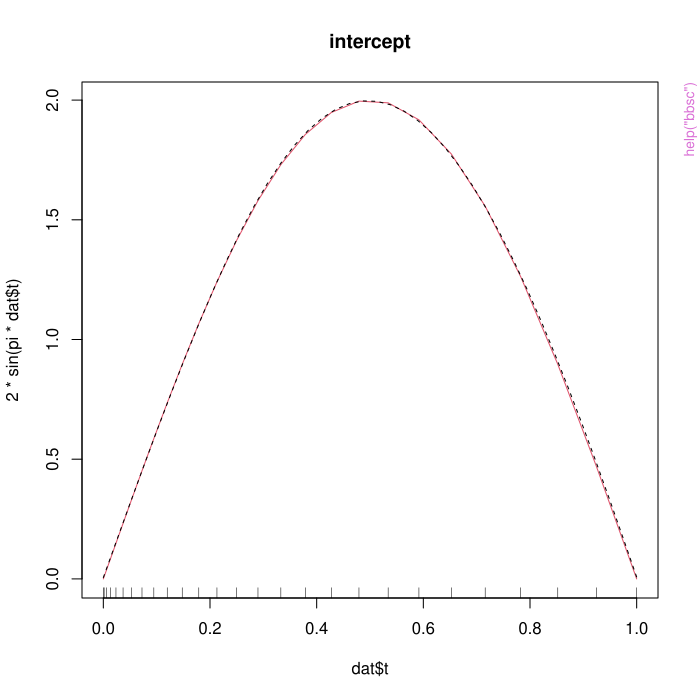

The R source for this figure:
pkgname <- "FDboost"
source(file.path(R.home("share"), "R", "examples-header.R"))
options(warn = 1)
library('FDboost')

base::assign(".oldSearch", base::search(), pos = 'CheckExEnv')
base::assign(".old_wd", base::getwd(), pos = 'CheckExEnv')
cleanEx()
nameEx("FDboost")
### * FDboost

flush(stderr()); flush(stdout())

### Name: FDboost
### Title: Model-based Gradient Boosting for Functional Response
### Aliases: FDboost
### Keywords: models nonlinear regression smooth

### ** Examples

######## Example for function-on-scalar-regression 
data("viscosity", package = "FDboost") 
## set time-interval that should be modeled
interval <- "101"

## model time until "interval" and take log() of viscosity
end <- which(viscosity$timeAll == as.numeric(interval))
viscosity$vis <- log(viscosity$visAll[,1:end])
viscosity$time <- viscosity$timeAll[1:end]
# with(viscosity, funplot(time, vis, pch = 16, cex = 0.2))

## fit median regression model with 100 boosting iterations,
## step-length 0.4 and smooth time-specific offset
## the factors are coded such that the effects are zero for each timepoint t
## no integration weights are used!
mod1 <- FDboost(vis ~ 1 + bolsc(T_C, df = 2) + bolsc(T_A, df = 2),
               timeformula = ~ bbs(time, df = 4),
               numInt = "equal", family = QuantReg(),
               offset = NULL, offset_control = o_control(k_min = 9),
               data = viscosity, control=boost_control(mstop = 100, nu = 0.4))


######## Example for scalar-on-function-regression 
data("fuelSubset", package = "FDboost")

## center the functional covariates per observed wavelength
fuelSubset$UVVIS <- scale(fuelSubset$UVVIS, scale = FALSE)
fuelSubset$NIR <- scale(fuelSubset$NIR, scale = FALSE)

## to make mboost:::df2lambda() happy (all design matrix entries < 10)
## reduce range of argvals to [0,1] to get smaller integration weights
fuelSubset$uvvis.lambda <- with(fuelSubset, (uvvis.lambda - min(uvvis.lambda)) / 
                                          (max(uvvis.lambda) - min(uvvis.lambda) ))
fuelSubset$nir.lambda <- with(fuelSubset, (nir.lambda - min(nir.lambda)) / 
                                          (max(nir.lambda) - min(nir.lambda) )) 

## model fit with scalar response 
## include no intercept as all base-learners are centered around 0
mod2 <- FDboost(heatan ~ bsignal(UVVIS, uvvis.lambda, knots = 40, df = 4, check.ident = FALSE) 
               + bsignal(NIR, nir.lambda, knots = 40, df = 4, check.ident = FALSE), 
               timeformula = NULL, data = fuelSubset, control = boost_control(mstop = 200)) 
               
## additionally include a non-linear effect of the scalar variable h2o 
mod2s <- FDboost(heatan ~ bsignal(UVVIS, uvvis.lambda, knots = 40, df = 4, check.ident = FALSE) 
               + bsignal(NIR, nir.lambda, knots = 40, df = 4, check.ident = FALSE) 
               + bbs(h2o, df = 4), 
               timeformula = NULL, data = fuelSubset, control = boost_control(mstop = 200)) 
               
## alternative model fit as FLAM model with scalar response; as timeformula = ~ bols(1)  
## adds a penalty over the index of the response, i.e., here a ridge penalty
## thus, mod2f and mod2 have different penalties 
mod2f <- FDboost(heatan ~ bsignal(UVVIS, uvvis.lambda, knots = 40, df = 4, check.ident = FALSE) 
               + bsignal(NIR, nir.lambda, knots = 40, df = 4, check.ident = FALSE), 
               timeformula = ~ bols(1), data = fuelSubset, control = boost_control(mstop = 200))
               

## Example for function-on-function-regression 
if(require(fda)){

  data("CanadianWeather", package = "fda")
  CanadianWeather$l10precip <- t(log(CanadianWeather$monthlyPrecip))
  CanadianWeather$temp <- t(CanadianWeather$monthlyTemp)
  CanadianWeather$region <- factor(CanadianWeather$region)
  CanadianWeather$month.s <- CanadianWeather$month.t <- 1:12
  
  ## center the temperature curves per time-point
  CanadianWeather$temp <- scale(CanadianWeather$temp, scale = FALSE)
  rownames(CanadianWeather$temp) <- NULL ## delete row-names
  
  ## fit model with cyclic splines over the year
  mod3 <- FDboost(l10precip ~ bols(region, df = 2.5, contrasts.arg = "contr.dummy") 
                   + bsignal(temp, month.s, knots = 11, cyclic = TRUE, 
                             df = 2.5, boundary.knots = c(0.5,12.5), check.ident = FALSE), 
                  timeformula = ~ bbs(month.t, knots = 11, cyclic = TRUE, 
                                      df = 3, boundary.knots = c(0.5, 12.5)), 
                  offset = "scalar", offset_control = o_control(k_min = 5), 
                  control = boost_control(mstop = 60), 
                  data = CanadianWeather) 
 
}

######## Example for functional response observed on irregular grid
######## Delete part of observations in viscosity data-set
data("viscosity", package = "FDboost")
## set time-interval that should be modeled
interval <- "101"

## model time until "interval" and take log() of viscosity
end <- which(viscosity$timeAll == as.numeric(interval))
viscosity$vis <- log(viscosity$visAll[,1:end])
viscosity$time <- viscosity$timeAll[1:end]
# with(viscosity, funplot(time, vis, pch = 16, cex = 0.2))

## only keep one eighth of the observation points
set.seed(123)
selectObs <- sort(sample(x = 1:(64*46), size = 64*46/4, replace = FALSE))
dataIrregular <- with(viscosity, list(vis = c(vis)[selectObs], 
                                      T_A = T_A, T_C = T_C,  
                                      time = rep(time, each = 64)[selectObs], 
                                      id = rep(1:64, 46)[selectObs]))

## fit median regression model with 50 boosting iterations,
## step-length 0.4 and smooth time-specific offset
## the factors are in effect coding -1, 1 for the levels
## no integration weights are used!
mod4 <- FDboost(vis ~ 1 + bols(T_C, contrasts.arg = "contr.sum", intercept = FALSE)
                + bols(T_A, contrasts.arg = "contr.sum", intercept=FALSE),
                timeformula = ~ bbs(time, lambda = 100), id = ~id, 
                numInt = "Riemann", family = QuantReg(),
                offset = NULL, offset_control = o_control(k_min = 9),
                data = dataIrregular, control = boost_control(mstop = 50, nu = 0.4))
## summary(mod4)
## plot(mod4)
## plotPredicted(mod4, lwdPred = 2)


## Be careful if you want to predict newdata with irregular response,  
## as the argument index is not considered in the prediction of newdata. 
## Thus, all covariates have to be repeated according to the number of observations 
## in each response trajectroy. 
## Predict four response curves with full time-observations 
## for the four combinations of T_A and T_C. 
newd <- list(T_A = factor(c(1,1,2,2), levels = 1:2, 
                        labels = c("low", "high"))[rep(1:4, length(viscosity$time))], 
             T_C = factor(c(1,2,1,2), levels = 1:2, 
                        labels = c("low", "high"))[rep(1:4, length(viscosity$time))], 
             time = rep(viscosity$time, 4))
             
pred <- predict(mod4, newdata = newd)
## funplot(x = rep(viscosity$time, 4), y = pred, id = rep(1:4, length(viscosity$time)))
                  
                



cleanEx()
nameEx("FDboostLSS")
### * FDboostLSS

flush(stderr()); flush(stdout())

### Name: FDboostLSS
### Title: Model-based Gradient Boosting for Functional GAMLSS
### Aliases: FDboostLSS
### Keywords: models nonlinear regression smooth

### ** Examples

########### simulate Gaussian scalar-on-function data
n <- 500 ## number of observations
G <- 120 ## number of observations per functional covariate
set.seed(123) ## ensure reproducibility
z <- runif(n) ## scalar covariate
z <- z - mean(z)
s <- seq(0, 1, l=G) ## index of functional covariate
## generate functional covariate
if(require(splines)){
   x <- t(replicate(n, drop(bs(s, df = 5, int = TRUE) %*% runif(5, min = -1, max = 1))))
}else{
  x <- matrix(rnorm(n*G), ncol = G, nrow = n)
}
x <- scale(x, center = TRUE, scale = FALSE) ## center x per observation point

mu <- 2 + 0.5*z + (1/G*x) %*% sin(s*pi)*5 ## true functions for expectation
sigma <- exp(0.5*z - (1/G*x) %*% cos(s*pi)*2) ## for standard deviation

y <- rnorm(mean = mu, sd = sigma, n = n) ## draw respone y_i ~ N(mu_i, sigma_i)

## save data as list containing s as well 
dat_list <- list(y = y, z = z, x = I(x), s = s)

## model fit with noncyclic algorithm assuming Gaussian location scale model 
m_boost <- FDboostLSS(list(mu = y ~ bols(z, df = 2) + bsignal(x, s, df = 2, knots = 16), 
                           sigma = y ~ bols(z, df = 2) + bsignal(x, s, df = 2, knots = 16)), 
                           timeformula = NULL, data = dat_list, method = "noncyclic")
summary(m_boost)




cleanEx()
nameEx("anisotropic_Kronecker")
### * anisotropic_Kronecker

flush(stderr()); flush(stdout())

### Name: anisotropic_Kronecker
### Title: Kronecker product or row tensor product of two base-learners
###   with anisotropic penalty
### Aliases: anisotropic_Kronecker %A% %A0% %Xa0%

### ** Examples

 
######## Example for anisotropic penalty  
data("viscosity", package = "FDboost") 
## set time-interval that should be modeled
interval <- "101"

## model time until "interval" and take log() of viscosity
end <- which(viscosity$timeAll == as.numeric(interval))
viscosity$vis <- log(viscosity$visAll[,1:end])
viscosity$time <- viscosity$timeAll[1:end]
# with(viscosity, funplot(time, vis, pch = 16, cex = 0.2))

## isotropic penalty, as timeformula is kroneckered to each effect using %O% 
## only for the smooth intercept %A0% is used, as 1-direction should not be penalized 
mod1 <- FDboost(vis ~ 1 + 
                bolsc(T_C, df = 1) + 
                bolsc(T_A, df = 1) + 
                bols(T_C, df = 1) %Xc% bols(T_A, df = 1),
                timeformula = ~ bbs(time, df = 3),
                numInt = "equal", family = QuantReg(),
                offset = NULL, offset_control = o_control(k_min = 9),
                data = viscosity, control=boost_control(mstop = 100, nu = 0.4))
## cf. the formula that is passed to mboost
mod1$formulaMboost

## anisotropic effects using %A0%, as lambda1 = 0 for all base-learners
## in this case using %A% gives the same model, but three lambdas are computed explicitly 
mod1a <- FDboost(vis ~ 1 + 
                bolsc(T_C, df = 1) %A0% bbs(time, df = 3) + 
                bolsc(T_A, df = 1) %A0% bbs(time, df = 3) + 
                bols(T_C, df = 1) %Xc% bols(T_A, df = 1) %A0% bbs(time, df = 3),
                timeformula = ~ bbs(time, df = 3),
                numInt = "equal", family = QuantReg(),
                offset = NULL, offset_control = o_control(k_min = 9),
                data = viscosity, control=boost_control(mstop = 100, nu = 0.4)) 
## cf. the formula that is passed to mboost
mod1a$formulaMboost

## alternative model specification by using a 0-matrix as penalty 
## only works for bolsc() as in bols() one cannot specify K 
## -> model without interaction term 
K0 <- matrix(0, ncol = 2, nrow = 2)
mod1k0 <- FDboost(vis ~ 1 + 
                 bolsc(T_C, df = 1, K = K0) +
                 bolsc(T_A, df = 1, K = K0), 
                 timeformula = ~ bbs(time, df = 3), 
                 numInt = "equal", family = QuantReg(), 
                 offset = NULL, offset_control = o_control(k_min = 9), 
                 data = viscosity, control=boost_control(mstop = 100, nu = 0.4))
## cf. the formula that is passed to mboost
mod1k0$formulaMboost
                
## optimize mstop for mod1, mod1a and mod1k0
## ...
                
## compare estimated coefficients




cleanEx()
nameEx("applyFolds")
### * applyFolds

flush(stderr()); flush(stdout())

### Name: applyFolds
### Title: Cross-Validation and Bootstrapping over Curves
### Aliases: applyFolds cvMa cvLong cvrisk.FDboost

### ** Examples

Ytest <- matrix(rnorm(15), ncol = 3) # 5 trajectories, each with 3 observations 
Ylong <- as.vector(Ytest)
## 4-folds for bootstrap for the response in long format without integration weights
cvMa(ydim = c(5,3), type = "bootstrap", B = 4)  
cvLong(id = rep(1:5, times = 3), type = "bootstrap", B = 4)

if(require(fda)){
 ## load the data
 data("CanadianWeather", package = "fda")
 
 ## use data on a daily basis 
 canada <- with(CanadianWeather, 
                list(temp = t(dailyAv[ , , "Temperature.C"]),
                     l10precip = t(dailyAv[ , , "log10precip"]),
                     l10precip_mean = log(colMeans(dailyAv[ , , "Precipitation.mm"]), base = 10),
                     lat = coordinates[ , "N.latitude"],
                     lon = coordinates[ , "W.longitude"],
                     region = factor(region),
                     place = factor(place),
                     day = 1:365,  ## corresponds to t: evaluation points of the fun. response 
                     day_s = 1:365))  ## corresponds to s: evaluation points of the fun. covariate
 
## center temperature curves per day 
canada$tempRaw <- canada$temp
canada$temp <- scale(canada$temp, scale = FALSE) 
rownames(canada$temp) <- NULL ## delete row-names 
  
## fit the model  
mod <- FDboost(l10precip ~ 1 + bolsc(region, df = 4) + 
                 bsignal(temp, s = day_s, cyclic = TRUE, boundary.knots = c(0.5, 365.5)), 
               timeformula = ~ bbs(day, cyclic = TRUE, boundary.knots = c(0.5, 365.5)), 
               data = canada)
mod <- mod[75]



}




cleanEx()
nameEx("bbsc")
### * bbsc

flush(stderr()); flush(stdout())

### Name: bbsc
### Title: Constrained Base-learners for Scalar Covariates
### Aliases: bbsc brandomc bolsc
### Keywords: models

### ** Examples

#### simulate data with functional response and scalar covariate (functional ANOVA)
n <- 60   ## number of cases
Gy <- 27  ## number of observation poionts per response curve 
dat <- list()
dat$t <- (1:Gy-1)^2/(Gy-1)^2
set.seed(123)
dat$z1 <- rep(c(-1, 1), length = n)
dat$z1_fac <- factor(dat$z1, levels = c(-1, 1), labels = c("1", "2"))
# dat$z1 <- runif(n)
# dat$z1 <- dat$z1 - mean(dat$z1)

# mean and standard deviation for the functional response 
mut <- matrix(2*sin(pi*dat$t), ncol = Gy, nrow = n, byrow = TRUE) + 
        outer(dat$z1, dat$t, function(z1, t) z1*cos(pi*t) ) # true linear predictor
sigma <- 0.1

# draw respone y_i(t) ~ N(mu_i(t), sigma)
dat$y <- apply(mut, 2, function(x) rnorm(mean = x, sd = sigma, n = n)) 

## fit function-on-scalar model with a linear effect of z1
m1 <- FDboost(y ~ 1 + bolsc(z1_fac, df = 1), timeformula = ~ bbs(t, df = 6), data = dat)

# look for optimal mSTOP using cvrisk() or validateFDboost()
m1[200] # use 200 boosting iterations 

# plot true and estimated coefficients 
plot(dat$t, 2*sin(pi*dat$t), col = 2, type = "l", main = "intercept")
plot(m1, which = 1, lty = 2, add = TRUE)

plot(dat$t, 1*cos(pi*dat$t), col = 2, type = "l", main = "effect of z1")
lines(dat$t, -1*cos(pi*dat$t), col = 2, type = "l")
plot(m1, which = 2, lty = 2, col = 1, add = TRUE)





cleanEx()
nameEx("bhistx")
### * bhistx

flush(stderr()); flush(stdout())

### Name: bhistx
### Title: Base-learners for Functional Covariates
### Aliases: bhistx
### Keywords: models

### ** Examples

if(require(refund)){
## simulate some data from a historical model
## the interaction effect is in this case not necessary
n <- 100
nygrid <- 35
data1 <- suppressWarnings(pffrSim(scenario = c("int", "ff"), limits = function(s,t){ s <= t }, 
                n = n, nygrid = nygrid))
data1$X1 <- scale(data1$X1, scale = FALSE) ## center functional covariate                  
dataList <- as.list(data1)
dataList$tvals <- attr(data1, "yindex")

## create the hmatrix-object
X1h <- with(dataList, hmatrix(time = rep(tvals, each = n), id = rep(1:n, nygrid), 
                             x = X1, argvals = attr(data1, "xindex"), 
                             timeLab = "tvals", idLab = "wideIndex", 
                             xLab = "myX", argvalsLab = "svals"))
dataList$X1h <- I(X1h)   
dataList$svals <- attr(data1, "xindex")
## add a factor variable 
dataList$zlong <- factor(gl(n = 2, k = n/2, length = n*nygrid), levels = 1:2)  
dataList$z <- factor(gl(n = 2, k = n/2, length = n), levels = 1:2)

## do the model fit with main effect of bhistx() and interaction of bhistx() and bolsc()
mod <- FDboost(Y ~ 1 + bhistx(x = X1h, df = 5, knots = 5) + 
               bhistx(x = X1h, df = 5, knots = 5) %X% bolsc(zlong), 
              timeformula = ~ bbs(tvals, knots = 10), data = dataList)
              
## alternative parameterization: interaction of bhistx() and bols()
mod <- FDboost(Y ~ 1 + bhistx(x = X1h, df = 5, knots = 5) %X% bols(zlong), 
              timeformula = ~ bbs(tvals, knots = 10), data = dataList)

}




cleanEx()
nameEx("birthDistribution")
### * birthDistribution

flush(stderr()); flush(stdout())

### Name: birthDistribution
### Title: Densities of live births in Germany
### Aliases: birthDistribution
### Keywords: datasets

### ** Examples

data("birthDistribution", package = "FDboost")

# Plot densities
year_col <- rainbow(70, start = 0.5, end = 1)
year_lty <- c(1, 2, 4, 5)
oldpar <- par(mfrow = c(1, 2))
funplot(1:12, birthDistribution$birth_densities[1:70, ], ylab = "densities", xlab = "month", 
        xaxp = c(1, 12, 11), pch = 20, col = year_col, lty = year_lty, main = "Male")
funplot(1:12, birthDistribution$birth_densities[71:140, ], ylab = "densities", xlab = "month", 
        xaxp = c(1, 12, 11), pch = 20, col = year_col, lty = year_lty, main = "Female")
par(mfrow = c(1, 1))

# fit density-on-scalar model with effects for sex and year
model <- FDboost(birth_densities_clr ~ 1 + bolsc(sex, df = 1) + 
                   bbsc(year, df = 1, differences = 1),
                 # use bbsc() in timeformula to ensure integrate-to-zero constraint
                 timeformula = ~bbsc(month, df = 4, 
                                     # December is followed by January of subsequent year
                                     cyclic = TRUE, 
                                     # knots = {1, ..., 12} with additional boundary knot
                                     # 0 (coinciding with 12) due to cyclic = TRUE
                                     knots = 1:11, boundary.knots = c(0, 12), 
                                     # degree = 1 with these knots yields identity matrix 
                                     # as design matrix
                                     degree = 1),
                 data = birthDistribution, offset = 0, 
                 control = boost_control(mstop = 1000))

# Plotting 'model' yields the clr-transformed effects
par(mfrow = c(1, 3))
plot(model, n1 = 12, n2 = 12)

# Use inverse clr transformation to get effects in Bayes Hilbert space, e.g. for intercept
intercept_clr <- predict(model, which = 1)[1, ]
intercept <- clr(intercept_clr, w = 1, inverse = TRUE)
funplot(1:12, intercept, xlab = "month", xaxp = c(1, 12, 11), pch = 20,
        main = "Intercept", ylab = expression(hat(beta)[0]), id = rep(1, 12))

# Same with predictions
predictions_clr <- predict(model)
predictions <- t(apply(predictions_clr, 1, clr, inverse = TRUE))
pred_ylim <- range(birthDistribution$birth_densities)
par(mfrow = c(1, 2))
funplot(1:12, predictions[1:70, ], ylab = "predictions", xlab = "month", ylim = pred_ylim,
        xaxp = c(1, 12, 11), pch = 20, col = year_col, lty = year_lty, main = "Male")
funplot(1:12, predictions[71:140, ], ylab = "predictions", xlab = "month", ylim = pred_ylim,
        xaxp = c(1, 12, 11), pch = 20, col = year_col, lty = year_lty, main = "Female")
par(oldpar)



graphics::par(get("par.postscript", pos = 'CheckExEnv'))
cleanEx()
nameEx("bootstrapCI")
### * bootstrapCI

flush(stderr()); flush(stdout())

### Name: bootstrapCI
### Title: Function to compute bootstrap confidence intervals
### Aliases: bootstrapCI

### ** Examples

if(require(refund)){
#########
# model with linear functional effect, use bsignal()
# Y(t) = f(t) + \int X1(s)\beta(s,t)ds + eps
set.seed(2121)
data1 <- suppressWarnings(pffrSim(scenario = "ff", n = 40))
data1$X1 <- scale(data1$X1, scale = FALSE)
dat_list <- as.list(data1)
dat_list$t <- attr(data1, "yindex")
dat_list$s <- attr(data1, "xindex")

## model fit by FDboost 
m1 <- FDboost(Y ~ 1 + bsignal(x = X1, s = s, knots = 8, df = 3), 
              timeformula = ~ bbs(t, knots = 8), data = dat_list)

}
              

my_inner_fun <- function(object){ 
cvrisk(object, folds = cvLong(id = object$id, weights = 
model.weights(object), B = 2) # 10-fold for inner resampling
) 
}


## We can also use the ... argument to parallelize the applyFolds
## function in the outer resampling 


## Now let's parallelize the outer resampling and use 
## crossvalidation instead of bootstrap for the inner resampling

my_inner_fun <- function(object){ 
cvrisk(object, folds = cvLong(id = object$id, weights = 
model.weights(object), type = "kfold", # use CV
B = 5, # 5-fold for inner resampling
)) # use five cores
}

# use applyFolds for outer function to avoid messing up weights
my_outer_fun <- function(object, fun){
applyFolds(object = object,
folds = cv(rep(1, length(unique(object$id))), 
type = "bootstrap", B = 10), fun = fun) # parallelize on 10 cores
}


######## Example for scalar-on-function-regression with bsignal() 
data("fuelSubset", package = "FDboost")

## center the functional covariates per observed wavelength
fuelSubset$UVVIS <- scale(fuelSubset$UVVIS, scale = FALSE)
fuelSubset$NIR <- scale(fuelSubset$NIR, scale = FALSE)

## to make mboost:::df2lambda() happy (all design matrix entries < 10)
## reduce range of argvals to [0,1] to get smaller integration weights
fuelSubset$uvvis.lambda <- with(fuelSubset, (uvvis.lambda - min(uvvis.lambda)) /
(max(uvvis.lambda) - min(uvvis.lambda) ))
fuelSubset$nir.lambda <- with(fuelSubset, (nir.lambda - min(nir.lambda)) /
(max(nir.lambda) - min(nir.lambda) ))

## model fit with scalar response and two functional linear effects 
## include no intercept as all base-learners are centered around 0    

mod2 <- FDboost(heatan ~ bsignal(UVVIS, uvvis.lambda, knots = 40, df = 4, check.ident = FALSE) 
               + bsignal(NIR, nir.lambda, knots = 40, df=4, check.ident = FALSE), 
               timeformula = NULL, data = fuelSubset) 







cleanEx()
nameEx("bsignal")
### * bsignal

flush(stderr()); flush(stdout())

### Name: bsignal
### Title: Base-learners for Functional Covariates
### Aliases: bsignal bconcurrent bhist bfpc
### Keywords: models

### ** Examples

######## Example for scalar-on-function-regression with bsignal()  
data("fuelSubset", package = "FDboost")

## center the functional covariates per observed wavelength
fuelSubset$UVVIS <- scale(fuelSubset$UVVIS, scale = FALSE)
fuelSubset$NIR <- scale(fuelSubset$NIR, scale = FALSE)

## to make mboost:::df2lambda() happy (all design matrix entries < 10)
## reduce range of argvals to [0,1] to get smaller integration weights
fuelSubset$uvvis.lambda <- with(fuelSubset, (uvvis.lambda - min(uvvis.lambda)) /
                                  (max(uvvis.lambda) - min(uvvis.lambda) ))
fuelSubset$nir.lambda <- with(fuelSubset, (nir.lambda - min(nir.lambda)) /
                                (max(nir.lambda) - min(nir.lambda) ))

## model fit with scalar response and two functional linear effects 
## include no intercept 
## as all base-learners are centered around 0 
mod2 <- FDboost(heatan ~ bsignal(UVVIS, uvvis.lambda, knots = 40, df = 4, check.ident = FALSE) 
               + bsignal(NIR, nir.lambda, knots = 40, df=4, check.ident = FALSE), 
               timeformula = NULL, data = fuelSubset) 
summary(mod2) 

 
###############################################
### data simulation like in manual of pffr::ff

if(require(refund)){

#########
# model with linear functional effect, use bsignal()
# Y(t) = f(t) + \int X1(s)\beta(s,t)ds + eps
set.seed(2121)
data1 <- suppressWarnings(pffrSim(scenario = "ff", n = 40))
data1$X1 <- scale(data1$X1, scale = FALSE)
dat_list <- as.list(data1)
dat_list$t <- attr(data1, "yindex")
dat_list$s <- attr(data1, "xindex")

## model fit by FDboost 
m1 <- FDboost(Y ~ 1 + bsignal(x = X1, s = s, knots = 5), 
              timeformula = ~ bbs(t, knots = 5), data = dat_list, 
              control = boost_control(mstop = 21))

## search optimal mSTOP

## model fit by pffr
t <- attr(data1, "yindex")
s <- attr(data1, "xindex")
m1_pffr <- pffr(Y ~ ff(X1, xind = s), yind = t, data = data1)



############################################
# model with functional historical effect, use bhist() 
# Y(t) = f(t)  + \int_0^t X1(s)\beta(s,t)ds + eps
set.seed(2121)
mylimits <- function(s, t){
  (s < t) | (s == t)
}
data2 <- suppressWarnings(pffrSim(scenario = "ff", n = 40, limits = mylimits))
data2$X1 <- scale(data2$X1, scale = FALSE)
dat2_list <- as.list(data2)
dat2_list$t <- attr(data2, "yindex")
dat2_list$s <- attr(data2, "xindex")

## model fit by FDboost 
m2 <- FDboost(Y ~ 1 + bhist(x = X1, s = s, time = t, knots = 5), 
              timeformula = ~ bbs(t, knots = 5), data = dat2_list, 
              control = boost_control(mstop = 40))
              
## search optimal mSTOP
               

## model fit by pffr
t <- attr(data2, "yindex")
s <- attr(data2, "xindex")
m2_pffr <- pffr(Y ~ ff(X1, xind = s, limits = "s<=t"), yind = t, data = data2)



}





cleanEx()
nameEx("clr")
### * clr

flush(stderr()); flush(stdout())

### Name: clr
### Title: Clr and inverse clr transformation
### Aliases: clr

### ** Examples

### Continuous case (T = [0, 1] with Lebesgue measure):
# evaluate density of a Beta distribution on an equidistant grid
g <- seq(from = 0.005, to = 0.995, by = 0.01)
f <- dbeta(g, 2, 5)
# compute clr transformation with distance of two grid points as integration weight
f_clr <- clr(f, w = 0.01)
# visualize result
plot(g, f_clr , type = "l")
abline(h = 0, col = "grey")
# compute inverse clr transformation (w as above)
f_clr_inv <- clr(f_clr, w = 0.01, inverse = TRUE)
# visualize result
plot(g, f, type = "l")
lines(g, f_clr_inv, lty = 2, col = "red")

### Discrete case (T = {1, ..., 12} with sum of dirac measures at t in T):
data("birthDistribution", package = "FDboost")
# fit density-on-scalar model with effects for sex and year
model <- FDboost(birth_densities_clr ~ 1 + bolsc(sex, df = 1) + 
                   bbsc(year, df = 1, differences = 1),
                 # use bbsc() in timeformula to ensure integrate-to-zero constraint
                 timeformula = ~bbsc(month, df = 4, 
                                     # December is followed by January of subsequent year
                                     cyclic = TRUE, 
                                     # knots = {1, ..., 12} with additional boundary knot
                                     # 0 (coinciding with 12) due to cyclic = TRUE
                                     knots = 1:11, boundary.knots = c(0, 12), 
                                     # degree = 1 with these knots yields identity matrix 
                                     # as design matrix
                                     degree = 1),
                 data = birthDistribution, offset = 0, 
                 control = boost_control(mstop = 1000))
# Extract predictions (clr-transformed!) and transform them to Bayes Hilbert space
predictions_clr <- predict(model)
predictions <- t(apply(predictions_clr, 1, clr, inverse = TRUE))




cleanEx()
nameEx("emotion")
### * emotion

flush(stderr()); flush(stdout())

### Name: emotion
### Title: EEG and EMG recordings in a computerised gambling study
### Aliases: emotion
### Keywords: datasets

### ** Examples

data("emotion", package = "FDboost")

# fit function-on-scalar model with random effect and power effect
fos_random_power <- FDboost(EMG ~ 1 + brandomc(subject, df = 2)
                            + bolsc(power, df = 2),
                            timeformula = ~ bbs(t, df = 3),
                            data = emotion)
## Not run: 
##D                             
##D # fit function-on-function model with intercept and historical EEG effect
##D # where limits specifies the used lag between EMG and EEG signal
##D fof_historical <- FDboost(EMG ~ 1 + bhist(EEG, s = s, time = t,
##D                           limits = function(s,t) s < t - 3),
##D                           timeformula = ~ bbs(t, df = 3), data = emotion,
##D                           control = boost_control(mstop = 200))                            
## End(Not run)



cleanEx()
nameEx("factorize")
### * factorize

flush(stderr()); flush(stdout())

### Name: factorize
### Title: Factorize tensor product model
### Aliases: factorize factorise factorize.FDboost

### ** Examples

library(FDboost)

# generate irregular toy data -------------------------------------------------------

n <- 100
m <- 40
# covariates
x <- seq(0,2,len = n)
# time & id
set.seed(90384)
t <- runif(n = n*m, -pi,pi)
id <- sample(1:n, size = n*m, replace = TRUE)

# generate components
fx <- ft <- list()
fx[[1]] <- exp(x)
d <- numeric(2)
d[1] <- sqrt(c(crossprod(fx[[1]])))
fx[[1]] <- fx[[1]] / d[1]
fx[[2]] <- -5*x^2
fx[[2]] <- fx[[2]] - fx[[1]] * c(crossprod(fx[[1]], fx[[2]])) # orthogonalize fx[[2]]
d[2] <- sqrt(c(crossprod(fx[[2]])))
fx[[2]] <- fx[[2]] / d[2]
ft[[1]] <- sin(t)
ft[[2]] <- cos(t)
ft[[1]] <- ft[[1]] / sqrt(sum(ft[[1]]^2))
ft[[2]] <- ft[[2]] / sqrt(sum(ft[[2]]^2))

mu1 <- d[1] * fx[[1]][id] * ft[[1]]
mu2 <- d[2] * fx[[2]][id] * ft[[2]]
# add linear covariate
ft[[3]] <- t^2 * sin(4*t) 
ft[[3]] <- ft[[3]] - ft[[1]] * c(crossprod(ft[[1]], ft[[3]]))
ft[[3]] <- ft[[3]] - ft[[2]] * c(crossprod(ft[[2]], ft[[3]]))
ft[[3]] <- ft[[3]] / sqrt(sum(ft[[3]]^2))
set.seed(9234)
fx[[3]] <- runif(0,3, n = length(x))
fx[[3]] <- fx[[3]] - fx[[1]] * c(crossprod(fx[[1]], fx[[3]]))
fx[[3]] <- fx[[3]] - fx[[2]] * c(crossprod(fx[[2]], fx[[3]]))
d[3] <- sqrt(sum(fx[[3]]^2))
fx[[3]] <- fx[[3]] / d[3]

mu3 <- d[3] * fx[[3]][id] * ft[[3]]

mu <- mu1 + mu2 + mu3
# add some noise
y <- mu + rnorm(length(mu), 0, .01)
# and noise covariate
z <- rnorm(n)

# fit FDboost model -------------------------------------------------------

dat <- list(y = y, x = x, t = t, x_lin = fx[[3]], id = id)
m <- FDboost(y ~ bbs(x, knots = 5, df = 2, differences = 0) + 
               # bbs(z, knots = 2, df = 2, differences = 0) + 
               bols(x_lin, intercept = FALSE, df = 2)
               , ~ bbs(t),
             id = ~ id, 
             offset = 0, #numInt = "Riemann", 
             control = boost_control(nu = 1), 
             data = dat)
MU <- split(mu, id)
PRED <- split(predict(m), id)
Ti <- split(t, id)
t0 <- seq(-pi, pi, length.out = 40)
MU <- do.call(cbind, Map(function(mu, t) approx(t, mu, t0)$y,
          MU, Ti)) 
PRED <- do.call(cbind, Map(function(mu, t) approx(t, mu, t0)$y,
            PRED, Ti))

opar <- par(mfrow = c(2,2))
image(t0, x, MU)
contour(t0, x, MU, add = TRUE)
image(t0, x, PRED)
contour(t0, x, PRED, add = TRUE)
persp(t0, x, MU, zlim = range(c(MU, PRED), na.rm = TRUE))
persp(t0, x, PRED, zlim = range(c(MU, PRED), na.rm = TRUE))
par(opar)

# factorize model ---------------------------------------------------------

fac <- factorize(m)

vi <- as.data.frame(varimp(fac$cov))
# if(require(lattice))
#   barchart(variable ~ reduction, group = blearner, vi, stack = TRUE)

cbind(d^2, sort(vi$reduction, decreasing = TRUE)[1:3])


x_plot <- list(x, x, fx[[3]])

cols <- c("cornflowerblue", "darkseagreen", "darkred")
opar <- par(mfrow = c(3,2))
wch <- c(1,2,10)
for(w in seq_along(wch)) {
  plot.mboost(fac$resp, which = wch[w], col = "darkgrey", ask = FALSE,
       main = names(fac$resp$baselearner[wch[w]]))
  lines(sort(t), ft[[w]][order(t)]*max(d), col = cols[w], lty = 2)
  plot(fac$cov, which = wch[w], 
       main = names(fac$cov$baselearner[wch[w]]))
  points(x_plot[[w]], d[w] * fx[[w]] / max(d), col = cols[w], pch = 3)
}
par(opar)

# re-compose predictions
preds <- lapply(fac, predict)
predf <- rowSums(preds$resp * preds$cov[id, ])
PREDf <- split(predf, id)
PREDf <- do.call(cbind, Map(function(mu, t) approx(t, mu, t0)$y,
                            PREDf, Ti))
opar <- par(mfrow = c(1,2))
image(t0,x, PRED, main = "original prediction")
contour(t0,x, PRED, add = TRUE)
image(t0,x,PREDf, main = "recomposed")
contour(t0,x, PREDf, add = TRUE)
par(opar)

stopifnot(all.equal(PRED, PREDf))

# check out other methods
set.seed(8399)
newdata_resp <- list(t = sort(runif(60, min(t), max(t))))
a <- predict(fac$resp, newdata = newdata_resp, which = 1:5)
plot(newdata_resp$t, a[, 1])
# coef method
cf <- coef(fac$resp, which = 1)


# check factorization on a new dataset ------------------------------------

t_grid <- seq(-pi,pi,len = 30)
x_grid <- seq(0,2,len = 30)
x_lin_grid <- seq(min(dat$x_lin), max(dat$x_lin), len = 30)

# use grid data for factorization
griddata <- expand.grid(
  # time 
  t = t_grid,
  # covariates
  x = x_grid,
  x_lin = 0
)

griddata_lin <- expand.grid(
  t = seq(-pi, pi, len = 30),
  x = 0,
  x_lin = x_lin_grid
)

griddata <- rbind(griddata, griddata_lin)

griddata$id <- as.numeric(factor(paste(griddata$x, griddata$x_lin, sep = ":")))

fac2 <- factorize(m, newdata = griddata)

ratio <- -max(abs(predict(fac$resp, which = 1))) / max(abs(predict(fac2$resp, which = 1)))

opar <- par(mfrow = c(3,2))
wch <- c(1,2,10)
for(w in seq_along(wch)) {
  plot.mboost(fac$resp, which = wch[w], col = "darkgrey", ask = FALSE,
                                main = names(fac$resp$baselearner[wch[w]]))
  
  lines(sort(griddata$t), 
        ratio*predict(fac2$resp, which = wch[w])[order(griddata$t)], 
        col = cols[w], lty = 2)
  plot(fac$cov, which = wch[w], 
       main = names(fac$cov$baselearner[wch[w]]))
  this_x <- fac2$cov$model.frame(which = wch[w])[[1]][[1]]
    lines(sort(this_x), 1/ratio*predict(fac2$cov, which = wch[w])[order(this_x)], 
          col = cols[w], lty = 1)
}
par(opar)

# check predictions
p <- predict(fac2$resp, which = 1)
library(FDboost)

# generate regular toy data --------------------------------------------------

n <- 100
m <- 40
# covariates
x <- seq(0,2,len = n)
# time 
t <- seq(-pi,pi,len = m)
# generate components
fx <- ft <- list()
fx[[1]] <- exp(x)
d <- numeric(2)
d[1] <- sqrt(c(crossprod(fx[[1]])))
fx[[1]] <- fx[[1]] / d[1]
fx[[2]] <- -5*x^2
fx[[2]] <- fx[[2]] - fx[[1]] * c(crossprod(fx[[1]], fx[[2]])) # orthogonalize fx[[2]]
d[2] <- sqrt(c(crossprod(fx[[2]])))
fx[[2]] <- fx[[2]] / d[2]
ft[[1]] <- sin(t)
ft[[2]] <- cos(t)
ft[[1]] <- ft[[1]] / sqrt(sum(ft[[1]]^2))
ft[[2]] <- ft[[2]] / sqrt(sum(ft[[2]]^2))
mu1 <- d[1] * fx[[1]] %*% t(ft[[1]])
mu2 <- d[2] * fx[[2]] %*% t(ft[[2]])
# add linear covariate
ft[[3]] <- t^2 * sin(4*t) 
ft[[3]] <- ft[[3]] - ft[[1]] * c(crossprod(ft[[1]], ft[[3]]))
ft[[3]] <- ft[[3]] - ft[[2]] * c(crossprod(ft[[2]], ft[[3]]))
ft[[3]] <- ft[[3]] / sqrt(sum(ft[[3]]^2))
set.seed(9234)
fx[[3]] <- runif(0,3, n = length(x))
fx[[3]] <- fx[[3]] - fx[[1]] * c(crossprod(fx[[1]], fx[[3]]))
fx[[3]] <- fx[[3]] - fx[[2]] * c(crossprod(fx[[2]], fx[[3]]))
d[3] <- sqrt(sum(fx[[3]]^2))
fx[[3]] <- fx[[3]] / d[3]
mu3 <- d[3] * fx[[3]] %*% t(ft[[3]])

mu <- mu1 + mu2 + mu3
# add some noise
y <- mu + rnorm(length(mu), 0, .01)
# and noise covariate
z <- rnorm(n)

# fit FDboost model -------------------------------------------------------

dat <- list(y = y, x = x, t = t, x_lin = fx[[3]])
m <- FDboost(y ~ bbs(x, knots = 5, df = 2, differences = 0) + 
               # bbs(z, knots = 2, df = 2, differences = 0) + 
               bols(x_lin, intercept = FALSE, df = 2)
               , ~ bbs(t), offset = 0, 
             control = boost_control(nu = 1), 
             data = dat)

opar <- par(mfrow = c(1,2))
image(t, x, t(mu))
contour(t, x, t(mu), add = TRUE)
image(t, x, t(predict(m)))
contour(t, x, t(predict(m)), add = TRUE)
par(opar)

# factorize model ---------------------------------------------------------

fac <- factorize(m)

vi <- as.data.frame(varimp(fac$cov))
# if(require(lattice))
#   barchart(variable ~ reduction, group = blearner, vi, stack = TRUE)

cbind(d^2, vi$reduction[c(1:2, 10)])


x_plot <- list(x, x, fx[[3]])

cols <- c("cornflowerblue", "darkseagreen", "darkred")
opar <- par(mfrow = c(3,2))
wch <- c(1,2,10)
for(w in seq_along(wch)) {
  plot.mboost(fac$resp, which = wch[w], col = "darkgrey", ask = FALSE,
       main = names(fac$resp$baselearner[wch[w]]))
  lines(t, ft[[w]]*max(d), col = cols[w], lty = 2)
  plot(fac$cov, which = wch[w], 
       main = names(fac$cov$baselearner[wch[w]]))
  points(x_plot[[w]], d[w] * fx[[w]] / max(d), col = cols[w], pch = 3)
}
par(opar)

# re-compose prediction
preds <- lapply(fac, predict)
PREDSf <- array(0, dim = c(nrow(preds$resp),nrow(preds$cov)))
for(i in seq_len(ncol(preds$resp)))
  PREDSf <- PREDSf + preds$resp[,i] %*% t(preds$cov[,i])

opar <- par(mfrow = c(1,2))
image(t,x, t(predict(m)), main = "original prediction")
contour(t,x, t(predict(m)), add = TRUE)
image(t,x,PREDSf, main = "recomposed")
contour(t,x, PREDSf, add = TRUE)
par(opar)
# => matches
stopifnot(all.equal(as.numeric(t(predict(m))), as.numeric(PREDSf)))

# check out other methods
set.seed(8399)
newdata_resp <- list(t = sort(runif(60, min(t), max(t))))
a <- predict(fac$resp, newdata = newdata_resp, which = 1:5)
plot(newdata_resp$t, a[, 1])
# coef method
cf <- coef(fac$resp, which = 1)




graphics::par(get("par.postscript", pos = 'CheckExEnv'))
cleanEx()
nameEx("fuelSubset")
### * fuelSubset

flush(stderr()); flush(stdout())

### Name: fuelSubset
### Title: Spectral data of fossil fuels
### Aliases: fuelSubset
### Keywords: datasets

### ** Examples


    data("fuelSubset", package = "FDboost")
    
    ## center the functional covariates per observed wavelength
    fuelSubset$UVVIS <- scale(fuelSubset$UVVIS, scale = FALSE)
    fuelSubset$NIR <- scale(fuelSubset$NIR, scale = FALSE)

    ## to make mboost::df2lambda() happy (all design matrix entries < 10)
    ## reduce range of argvals to [0,1] to get smaller integration weights
    fuelSubset$uvvis.lambda <- with(fuelSubset, (uvvis.lambda - min(uvvis.lambda)) /
                                          (max(uvvis.lambda) - min(uvvis.lambda) ))
    fuelSubset$nir.lambda <- with(fuelSubset, (nir.lambda - min(nir.lambda)) /
                                          (max(nir.lambda) - min(nir.lambda) ))


    ### fit mean regression model with 100 boosting iterations,
    ### step-length 0.1 and
    mod <- FDboost(heatan ~ bsignal(UVVIS, uvvis.lambda, knots=40, df=4, check.ident=FALSE)
                   + bsignal(NIR, nir.lambda, knots=40, df=4, check.ident=FALSE),
                   timeformula = NULL, data = fuelSubset)
    summary(mod)
    ## plot(mod)



cleanEx()
nameEx("funplot")
### * funplot

flush(stderr()); flush(stdout())

### Name: funplot
### Title: Plot functional data with linear interpolation of missing values
### Aliases: funplot

### ** Examples




cleanEx()
nameEx("grapes-Xc-grapes")
### * grapes-Xc-grapes

flush(stderr()); flush(stdout())

### Name: %Xc%
### Title: Constrained row tensor product
### Aliases: %Xc%

### ** Examples

 
######## Example for function-on-scalar-regression with interaction effect of two scalar covariates 
data("viscosity", package = "FDboost") 
## set time-interval that should be modeled
interval <- "101"

## model time until "interval" and take log() of viscosity
end <- which(viscosity$timeAll == as.numeric(interval))
viscosity$vis <- log(viscosity$visAll[,1:end])
viscosity$time <- viscosity$timeAll[1:end]
# with(viscosity, funplot(time, vis, pch = 16, cex = 0.2))

## fit model with interaction that is centered around the intercept 
## and the two main effects 
mod1 <- FDboost(vis ~ 1 + bolsc(T_C, df=1) + bolsc(T_A, df=1) + 
                bols(T_C, df=1) %Xc% bols(T_A, df=1),
                timeformula = ~bbs(time, df=6),
                numInt = "equal", family = QuantReg(),
                offset = NULL, offset_control = o_control(k_min = 9),
                data = viscosity, control=boost_control(mstop = 100, nu = 0.4))
                
## check centering around intercept
colMeans(predict(mod1, which = 4))

## check centering around main effects
colMeans(predict(mod1, which = 4)[viscosity$T_A == "low", ])
colMeans(predict(mod1, which = 4)[viscosity$T_A == "high", ])
colMeans(predict(mod1, which = 4)[viscosity$T_C == "low", ])
colMeans(predict(mod1, which = 4)[viscosity$T_C == "low", ])

## find optimal mstop using cvrsik() or validateFDboost()
## ... 

## look at interaction effect in one plot
# funplot(mod1$yind, predict(mod1, which=4))




cleanEx()
nameEx("hmatrix")
### * hmatrix

flush(stderr()); flush(stdout())

### Name: hmatrix
### Title: A S3 class for univariate functional data on a common grid
### Aliases: hmatrix

### ** Examples

## Example for a hmatrix object
t1 <- rep((1:5)/2, each = 3)
id1 <- rep(1:3, 5)
x1 <- matrix(1:15, ncol = 5) 
s1 <- (1:5)/2 
myhmatrix <- hmatrix(time = t1, id = id1, x = x1, argvals = s1, 
                     timeLab = "t1", argvalsLab = "s1", xLab = "test")

# extract with [ keeps attributes 
# select observations of subjects 2 and 3
myhmatrixSub <- myhmatrix[id1 %in% c(2, 3), ]  
str(myhmatrixSub)
getX(myhmatrixSub)
getX(myhmatrix)

# get time
myhmatrix[ , 1] # as column matrix as drop = FALSE
getTime(myhmatrix) # as vector

# get id
myhmatrix[ , 2] # as column matrix as drop = FALSE
getId(myhmatrix) # as vector

# subset hmatrix on the basis of an index, which is defined on the curve level
reweightData(data = list(hmat = myhmatrix), vars = "hmat", index = c(1, 1, 2))
# this keeps only the unique x values in attr(,'x') but multiplies the corresponding
# ids and times in the time id matrix 
# for bhistx baselearner, there may be an additional id variable for the tensor product
newdat <- reweightData(data = list(hmat = myhmatrix, 
  repIDx = rep(seq_len(nrow(attr(myhmatrix,'x'))), length(attr(myhmatrix,"argvals")))), 
  vars = "hmat", index = c(1,1,2), idvars="repIDx")
length(newdat$repIDx) 

## use hmatrix within a data.frame
mydat <- data.frame(I(myhmatrix), z=rnorm(3)[id1])
str(mydat)
str(mydat[id1 %in% c(2, 3), ])
str(myhmatrix[id1 %in% c(2, 3), ])




cleanEx()
nameEx("integrationWeights")
### * integrationWeights

flush(stderr()); flush(stdout())

### Name: integrationWeights
### Title: Functions to compute integration weights
### Aliases: integrationWeights integrationWeightsLeft

### ** Examples

## Example for trapezoidal integration weights
xind0 <- seq(0,1,l = 5)
xind <- c(0, 0.1, 0.3, 0.7, 1)
X1 <- matrix(xind^2, ncol = length(xind0), nrow = 2)

# Regualar observation points
integrationWeights(X1, xind0)
# Irregular observation points
integrationWeights(X1, xind)

# with missing value
X1[1,2] <- NA
integrationWeights(X1, xind0)
integrationWeights(X1, xind)

## Example for left integration weights
xind0 <- seq(0,1,l = 5)
xind <- c(0, 0.1, 0.3, 0.7, 1)
X1 <- matrix(xind^2, ncol = length(xind0), nrow = 2)

# Regular observation points
integrationWeightsLeft(X1, xind0, leftWeight = "mean") 
integrationWeightsLeft(X1, xind0, leftWeight = "first") 
integrationWeightsLeft(X1, xind0, leftWeight = "zero")

# Irregular observation points
integrationWeightsLeft(X1, xind, leftWeight = "mean") 
integrationWeightsLeft(X1, xind, leftWeight = "first") 
integrationWeightsLeft(X1, xind, leftWeight = "zero")

# obervation points that do not start with 0
xind2 <- xind + 0.5
integrationWeightsLeft(X1, xind2, leftWeight = "zero")
 



cleanEx()
nameEx("reweightData")
### * reweightData

flush(stderr()); flush(stdout())

### Name: reweightData
### Title: Function to Reweight Data
### Aliases: reweightData

### ** Examples

## load data
data("viscosity", package = "FDboost")
interval <- "101"
end <- which(viscosity$timeAll == as.numeric(interval))
viscosity$vis <- log(viscosity$visAll[ , 1:end])
viscosity$time <- viscosity$timeAll[1:end]

## what does data look like
str(viscosity)

## do some reweighting
# correct weights
str(reweightData(viscosity, vars=c("vis", "T_C", "T_A", "rspeed", "mflow"), 
    argvals = "time", weights = c(0, 32, 32, rep(0, 61))))

str(visNew <- reweightData(viscosity, vars=c("vis", "T_C", "T_A", "rspeed", "mflow"), 
    argvals = "time", weights = c(0, 32, 32, rep(0, 61))))
# check the result
# visNew$vis[1:5, 1:5] ## image(visNew$vis)

# incorrect weights
str(reweightData(viscosity, vars=c("vis", "T_C", "T_A", "rspeed", "mflow"), 
    argvals = "time", weights = sample(1:64, replace = TRUE)), 1)

# supply meaningful index
str(visNew <- reweightData(viscosity, vars = c("vis", "T_C", "T_A", "rspeed", "mflow"), 
              argvals = "time", index = rep(1:32, each = 2)))
# check the result
# visNew$vis[1:5, 1:5]

# errors
if(FALSE){
   reweightData(viscosity, argvals = "")
   reweightData(viscosity, argvals = "covThatDoesntExist", index = rep(1,64))
   }
   



cleanEx()
nameEx("stabsel.FDboost")
### * stabsel.FDboost

flush(stderr()); flush(stdout())

### Name: stabsel.FDboost
### Title: Stability Selection
### Aliases: stabsel.FDboost

### ** Examples

######## Example for function-on-scalar-regression
data("viscosity", package = "FDboost")
## set time-interval that should be modeled
interval <- "101"

## model time until "interval" and take log() of viscosity
end <- which(viscosity$timeAll == as.numeric(interval))
viscosity$vis <- log(viscosity$visAll[,1:end])
viscosity$time <- viscosity$timeAll[1:end]
# with(viscosity, funplot(time, vis, pch = 16, cex = 0.2))

## fit a model cotaining all main effects 
modAll <- FDboost(vis ~ 1 
          + bolsc(T_C, df=1) %A0% bbs(time, df=5) 
          + bolsc(T_A, df=1) %A0% bbs(time, df=5)
          + bolsc(T_B, df=1) %A0% bbs(time, df=5)
          + bolsc(rspeed, df=1) %A0% bbs(time, df=5)
          + bolsc(mflow, df=1) %A0% bbs(time, df=5), 
       timeformula = ~bbs(time, df=5), 
       numInt = "Riemann", family = QuantReg(), 
       offset = NULL, offset_control = o_control(k_min = 10),
       data = viscosity, 
       control = boost_control(mstop = 100, nu = 0.2))


## create folds for stability selection  
## only 5 folds for a fast example, usually use 50 folds 
set.seed(1911)
folds <- cvLong(modAll$id, weights = rep(1, l = length(modAll$id)), 
                type = "subsampling", B = 5) 
    




cleanEx()
nameEx("subset_hmatrix")
### * subset_hmatrix

flush(stderr()); flush(stdout())

### Name: subset_hmatrix
### Title: Subsets hmatrix according to an index
### Aliases: subset_hmatrix

### ** Examples

t1 <- rep((1:5)/2, each = 3)
id1 <- rep(1:3, 5)
x1 <- matrix(1:15, ncol = 5) 
s1 <- (1:5)/2 
hmat <- hmatrix(time = t1, id = id1, x = x1, argvals = s1, timeLab = "t1", 
                argvalsLab = "s1", xLab = "test")

index1 <- c(1, 1, 3)
index2 <- c(2, 3, 3)
resMat <- subset_hmatrix(hmat, index = index1)
try(resMat2 <- subset_hmatrix(resMat, index = index2))
resMat <- subset_hmatrix(hmat, index = index1, compress = FALSE)
try(resMat2 <- subset_hmatrix(resMat, index = index2))




cleanEx()
nameEx("truncateTime")
### * truncateTime

flush(stderr()); flush(stdout())

### Name: truncateTime
### Title: Function to truncate time in functional data
### Aliases: truncateTime

### ** Examples

if(require(fda)){
  dat <- fda::growth
  dat$hgtm <- t(dat$hgtm[,1:10])
  dat$hgtf <- t(dat$hgtf[,1:10])
  
  ## only use time-points 1:16 of variable age
  datTr <- truncateTime(funVar=c("hgtm","hgtf"), time="age", newtime=1:16, data=dat)
  
}



cleanEx()
nameEx("update.FDboost")
### * update.FDboost

flush(stderr()); flush(stdout())

### Name: update.FDboost
### Title: Function to update FDboost objects
### Aliases: update.FDboost

### ** Examples

######## Example from \code{?FDboost}
data("viscosity", package = "FDboost") 
## set time-interval that should be modeled
interval <- "101"

## model time until "interval" and take log() of viscosity
end <- which(viscosity$timeAll == as.numeric(interval))
viscosity$vis <- log(viscosity$visAll[,1:end])
viscosity$time <- viscosity$timeAll[1:end]
# with(viscosity, funplot(time, vis, pch = 16, cex = 0.2))

mod1 <- FDboost(vis ~ 1 + bolsc(T_C, df = 2) + bolsc(T_A, df = 2),
               timeformula = ~ bbs(time, df = 4),
               numInt = "equal", family = QuantReg(),
               offset = NULL, offset_control = o_control(k_min = 9),
               data = viscosity, control=boost_control(mstop = 10, nu = 0.4))
               
# update nu
mod2 <- update(mod1, control=boost_control(nu = 1)) # mstop will stay the same
# update mstop
mod3 <- update(mod2, control=boost_control(mstop = 100)) # nu=1 does not get changed
mod4 <- update(mod1, formula = vis ~ 1 + bolsc(T_C, df = 2)) # drop one term



cleanEx()
nameEx("validateFDboost")
### * validateFDboost

flush(stderr()); flush(stdout())

### Name: validateFDboost
### Title: Cross-Validation and Bootstrapping over Curves
### Aliases: validateFDboost

### ** Examples





cleanEx()
nameEx("viscosity")
### * viscosity

flush(stderr()); flush(stdout())

### Name: viscosity
### Title: Viscosity of resin over time
### Aliases: viscosity
### Keywords: datasets

### ** Examples


 data("viscosity", package = "FDboost")
 ## set time-interval that should be modeled
 interval <- "101"

 ## model time until "interval" and take log() of viscosity
 end <- which(viscosity$timeAll==as.numeric(interval))
 viscosity$vis <- log(viscosity$visAll[,1:end])
 viscosity$time <- viscosity$timeAll[1:end]
 
 ## fit median regression model with 100 boosting iterations,
 ## step-length 0.4 and smooth time-specific offset
 ## the factors are in effect coding -1, 1 for the levels
 mod <- FDboost(vis ~ 1 + bols(T_C, contrasts.arg = "contr.sum", intercept=FALSE)
                + bols(T_A, contrasts.arg = "contr.sum", intercept=FALSE),
                timeformula=~bbs(time, lambda=100),
                numInt="equal", family=QuantReg(),
                offset=NULL, offset_control = o_control(k_min = 9),
                data=viscosity, control=boost_control(mstop = 100, nu = 0.4))
 summary(mod)




### * <FOOTER>
###
cleanEx()
options(digits = 7L)
base::cat("Time elapsed: ", proc.time() - base::get("ptime", pos = 'CheckExEnv'),"\n")
grDevices::dev.off()
###
### Local variables: ***
### mode: outline-minor ***
### outline-regexp: "\\(> \\)?### [*]+" ***
### End: ***
quit('no')
